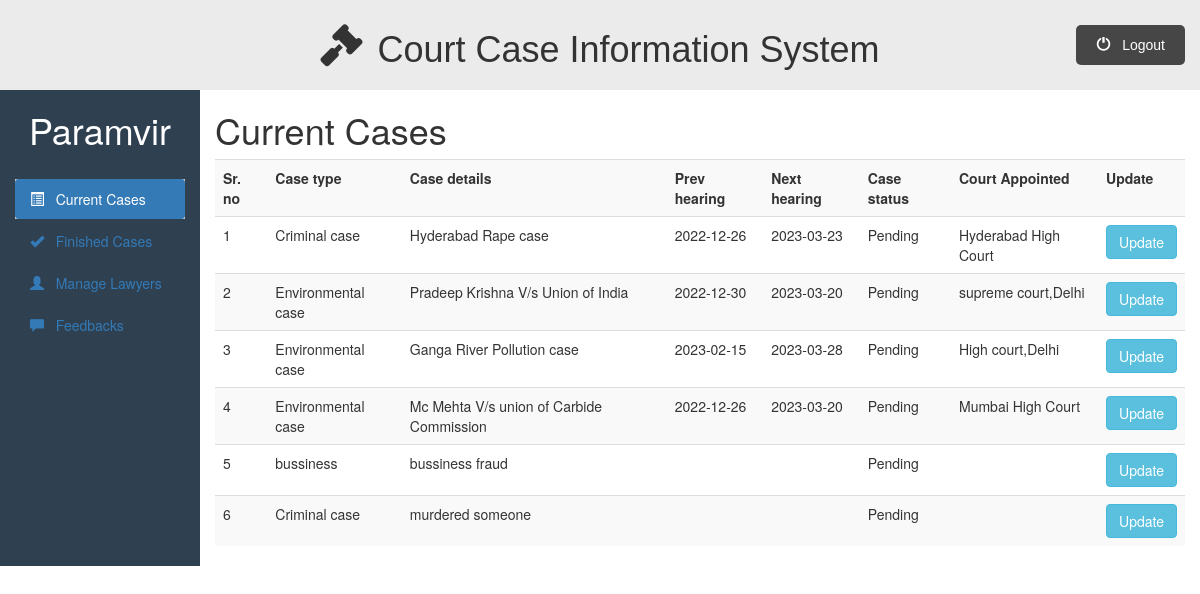
Page /admin_dashboard.php?id=1 (signed in) on the committed database.
### tables this page shows
CREATE TABLE `cases` (
  `case_id` int(11) NOT NULL,
  `case_type` varchar(50) NOT NULL,
  `case_details` varchar(200) NOT NULL,
  `next_hearing_date` date DEFAULT NULL,
  `prev_hearing_date` date DEFAULT NULL,
  `case_status` varchar(50) NOT NULL,
  `court_name` varchar(50) DEFAULT NULL,
  `lawyer_id_assigned` int(11) NOT NULL,
  `lawyer_status` varchar(20) DEFAULT 'not yet accepted',
  `clientforcase_id` int(11) NOT NULL
);

### Admin/currentcases.php (the view, shortened to what this page needs)
<div class="container-fluid">
    <div class="row">
        <div class="col-sm-2">
            <h1>
                <?php echo $_SESSION["admin_name"]; ?>
            </h1>
            <br>
            <ul id="side_menu" class="nav nav-pills nav-stacked">
                <li class="active">
                    <a href="admin_dashboard.php">
                        <span class="glyphicon glyphicon-list-alt"></span>
                        &nbsp; Current Cases
                     </a>
                </li>
                <li class="">
                    <a href="admin_dashboard.php?q=finishedcases">
                        <span class="glyphicon glyphicon-ok"></span>
                        &nbsp; Finished Cases
                    </a>
                </li>
                <li class="">
                    <a href="admin_dashboard.php?q=managelawyers">
                        <span class="glyphicon glyphicon-user"></span>
                        &nbsp; Manage Lawyers
                    </a>
                </li>
                <li class="">
                    <a href="admin_dashboard.php?q=feedbacks">
                        <span class="glyphicon glyphicon-comment"></span>
                        &nbsp; Feedbacks
                    </a>
                </li>
            </ul>
       </div>
       <div class="col-sm-10">
            <h1>Current Cases</h1>
            <div class="table-responsive">
                <table class="table table-striped table-hover">
                    <tr>
                        <th>Sr. no</th>
                        <th>Case type</th>
                        <th>Case details</th>
                        <th>Prev hearing</th>
                        <th>Next hearing</th>
                        <th>Case status</th>
                        <th>Court Appointed</th>
                        <th>Update</th>
                    </tr>
                        <?php
                            require_once("includes/db.php");
                            if ($con) {
                                $x=1;
                                $stmt = $con->prepare("
                                SELECT case_id, case_type, case_details, next_hearing_date, prev_hearing_date, court_name
                                FROM cases WHERE case_status = ?");
                                $status = "pending";
                                $stmt->bind_param('s', $status);
                                $stmt->execute();
                                $stmt->store_result();
                                $stmt->bind_result($case_id, $case_type,
                                $case_details, $next_hearing_date,
                                $prev_hearing_date, $court_name);
                                while ($stmt->fetch()) {
                                    echo "
                                    <tr>
                                        <td> {$x} </td>
                                        <td> {$case_type} </td>
                                        <td> {$case_details} </td>
                                        <td> {$prev_hearing_date} </td>
                                        <td> {$next_hearing_date} </td>
                                        <td> Pending </td>
                                        <td> {$court_name} </td>
                                        <td><a class='btn btn-info' href='admin_dashboard.php?q=updatecase&id={$case_id}'> Update </button> </td>
                                    </tr>
                                    ";
                                    $x++;
                                }
                            }
                            else{
                                echo "Server Prob";
                            }
                        ?>
                </table>
            </div>
       </div>
   </div>
</div>

### admin_dashboard.php (shortened to what this page needs)
<!DOCTYPE html>
<html lang="en">
<head>
    <link rel="stylesheet" href="https://maxcdn.bootstrapcdn.com/bootstrap/3.4.0/css/bootstrap.min.css">
    <link rel="stylesheet" href="public/css/style.css">
    <link rel="stylesheet" href="public/css/dashboard.css">
</head>
<body>
    <div class="title-bar">
        <div id="item1">
            <i class="fas fa-gavel fa-3x"></i>
            <h1>Court Case Information System</h1>
        </div>
        <div id="item2">
            <button class="sm" onclick="window.top.location='logout.php'">
                <span class="glyphicon glyphicon-off"></span>&nbsp;&nbsp;&nbsp;Logout
            </button>
        </div>
    </div>
    <?php
        if(!isset($_GET['q']))
            require_once("admin/currentcases.php");
        elseif($_GET['q'] == "finishedcases")
            require_once("admin/finishedcases.php");
        elseif($_GET['q'] == "managelawyers")
            require_once("admin/managelawyers.php");
        elseif($_GET['q'] == "feedbacks")
            require_once("admin/feedbacks.php");
        elseif($_GET['q'] == "updatecase")
            require_once("admin/updatecase.php");
        elseif($_GET['q'] == 'removefeedback')
            require_once("admin/removefeedback.php");
    ?>
</body>
</html>

### Public/css/style.css (style rules this page uses)
* { padding: 0%; margin: 0%; box-sizing: border-box; }
html { scroll-behavior: smooth; }
ul { list-style-type: none; }
.title-bar { display: grid; grid-template-columns: repeat(4,1fr); font-family: Arial, Helvetica, sans-serif ; background-color: rgb(235,235,235); padding: 1rem; justify-content: center; align-content: center; text-align: center; }
#item1 { grid-column-start: 2; grid-column-end: 4; display:flex; align-content: center; justify-content: center; text-align: center; align-items: center; }
#item1>h1 { margin-left:1.5rem; }
#item2 { grid-column-start: 4; grid-column-end: 5; display: flex; align-content: flex-end; justify-content: flex-end; align-items: center; }
.sm { margin-right: 0.5rem; margin-left: 0.8rem; font-size: 1.4rem; border: none; border-radius: 5px; background-color: rgba(0,0,0,0.7); color: white; padding: 10px 20px; }
.active, .accordion:hover { background-color: #ccc; }

### Public/css/dashboard.css (style rules this page uses)
.row { background-color: #2f4050; }
.col-sm-10 { background-color: #fff; }
.col-sm-2 h1 { color: #fff; text-align:center; }

### rows in the picture
cases: case_type "Criminal case", case_details "Hyderabad Rape case", prev_hearing_date "2022-12-26", next_hearing_date "2023-03-23", court_name "Hyderabad High Court"
cases: case_type "Environmental case", case_details "Pradeep Krishna V/s Union of India", prev_hearing_date "2022-12-30", next_hearing_date "2023-03-20", court_name "supreme court,Delhi"
cases: case_type "Environmental case", case_details "Ganga River Pollution case", prev_hearing_date "2023-02-15", next_hearing_date "2023-03-28", court_name "High court,Delhi"
cases: case_type "Environmental case", case_details "Mc Mehta V/s union of Carbide Commission", prev_hearing_date "2022-12-26", next_hearing_date "2023-03-20", court_name "Mumbai High Court"
cases: case_type "bussiness", case_details "bussiness fraud"
cases: case_type "Criminal case", case_details "murdered someone"

### other values in the picture
$_SESSION["admin_name"] "Paramvir"
